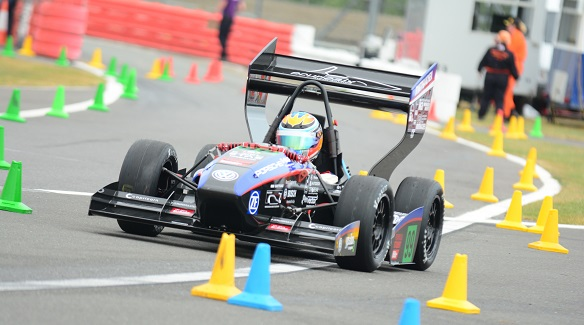
#> input picture color_filtering/formula-student-about.jpg, 584 x 325 px
$ python color_filtering_picture.py
#> lines starting #> are read from the running program, lines starting #| are printed output that depends on the picture; after the words box and inside, x2 and y2 are one past the last pixel; in counts of white or black regions, pixels touching at a corner belong together
import cv2
import numpy as np
import time

img = cv2.imread('formula-student-about.jpg', 1)
#> img is the input picture: shape (325, 584, 3); mean B, G, R 149.2, 160.8, 166.2

hsv = cv2.cvtColor(img, cv2.COLOR_BGR2HSV)
#> hsv: shape (325, 584, 3); mean H, S, V 63.4, 43.4, 175.2

lower = np.array([20, 100, 100])
upper = np.array([30, 255, 255])

mask = cv2.inRange(hsv, lower, upper)
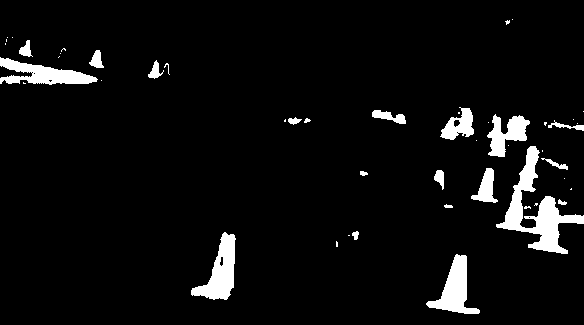
#> mask: shape (325, 584); 5.4% white; 48 white regions (27 under 20 px), largest, box (x1, y1, x2, y2) and area: (496, 146, 584, 254) 2686, (191, 232, 236, 300) 1442, (0, 57, 98, 85) 1366
res = cv2.bitwise_and(img, img, mask= mask)
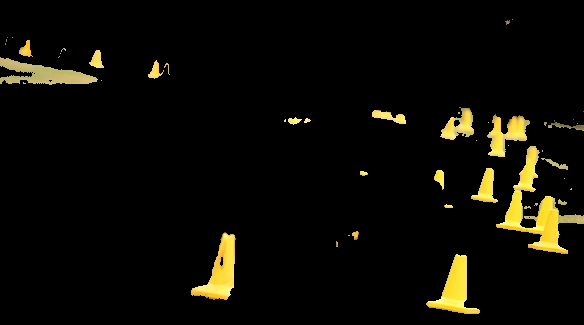
#> res: shape (325, 584, 3); mean B, G, R 4.8, 11.3, 12.6


cv2.imshow('image', img)
cv2.imshow('mask',mask)
cv2.imshow('res',res)


k = cv2.waitKey(0)
#> (key Esc is pressed here)
#time.sleep(30)


cv2.destroyAllWindows()
#> (the run stopped early here; a loop or call above may not have finished)
